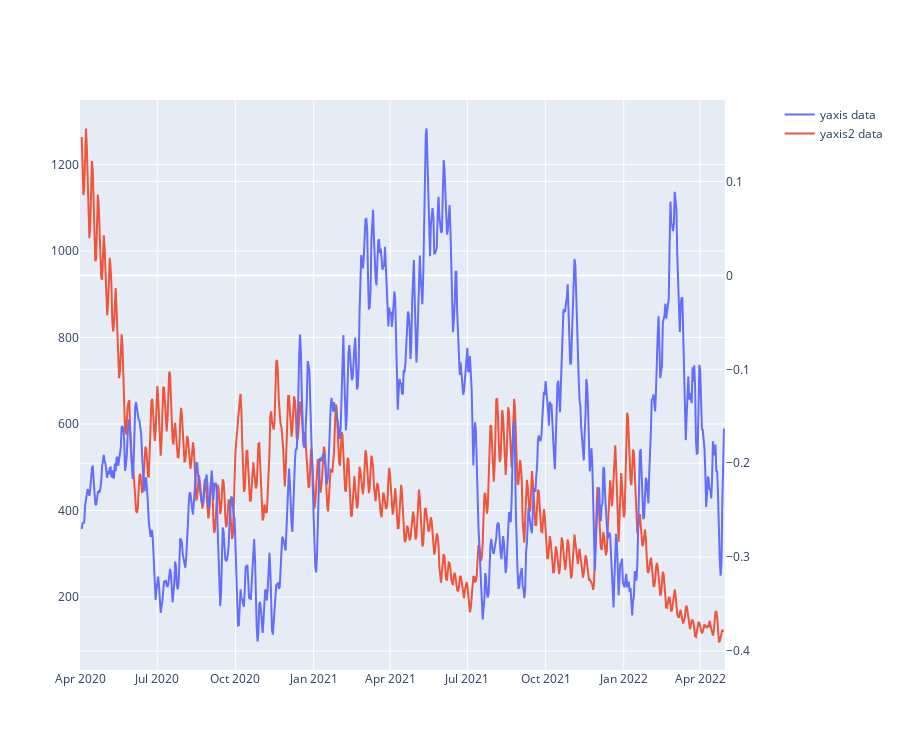

Here is the notebook cell this chart was saved with:
### Code cell
import plotly.graph_objects as go
from plotly.subplots import make_subplots

# Create figure with secondary y-axis
fig = make_subplots(specs=[[{"secondary_y": True}]])

# Add traces
fig.add_trace(
    go.Scatter(x=df['date'], y=df['smoothed_prediction'], name="yaxis data"),
    secondary_y=True,
)

fig.add_trace(
    go.Scatter(x=df['date'], y=df['smoothed_articles_per_day'], name="yaxis2 data"),
    secondary_y=False, 
)

fig.update_layout(
    # margin=dict(l=20, r=20, t=70, b=80),
    height=750
)

### Figure 1 — Plotly figure (JSON) as saved in the notebook; plotly's stock layout.template omitted (floating-point values rounded to 4 significant figures; data arrays with more than 128 entries replaced by an {"elided": "..."} marker saying what was removed)
{"data": [{"name": "yaxis data", "type": "scatter", "x": {"elided": "760 str values"}, "xaxis": "x", "y": {"elided": "760 float values"}, "yaxis": "y2"}, {"name": "yaxis2 data", "type": "scatter", "x": {"elided": "760 str values"}, "xaxis": "x", "y": {"elided": "760 float values"}, "yaxis": "y"}], "layout": {"height": 750, "xaxis": {"anchor": "y", "domain": [0, 0.94]}, "yaxis": {"anchor": "x", "domain": [0, 1]}, "yaxis2": {"anchor": "x", "overlaying": "y", "side": "right"}}}
